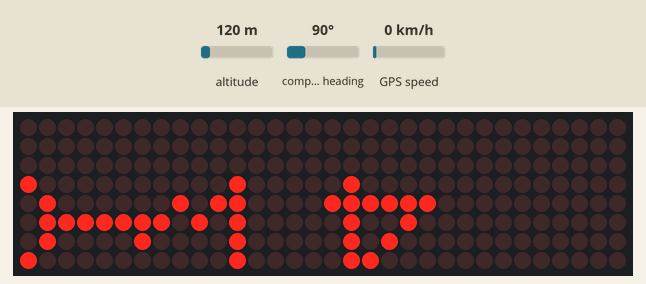
The sketch below on a simulated ESP8266 (NodeMCU). On the bench: 32×8 LED matrix. Wiring (inferred from the names in the program): 4 × MAX7219 LED driver (orientation assumed): data D8; clock D7; CS D6. The test bench sets the inputs (shaded band); at power-on: altitude 120 m, compass heading 90°, GPS speed 0 km/h. WiFi joins after 1.5 s; servers stay silent unless stated; the GPS gets a fix after 3 s at 37.7749, -122.4194 with 8 satellites; what the sketch prints to the serial monitor is not drawn.

Above: at 0.2 s.
At 1.9 s:
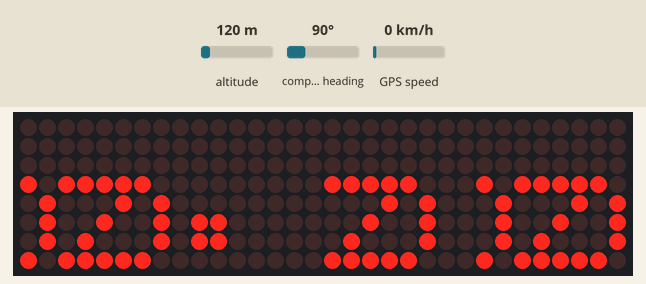
At 3.2 s:
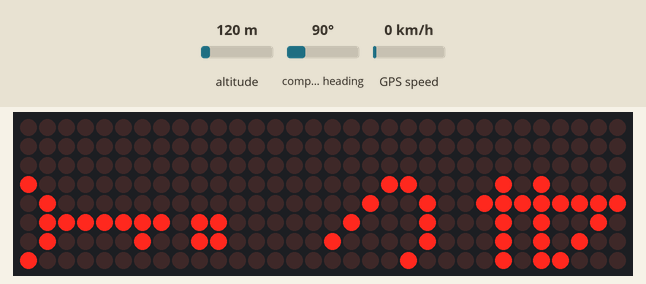

The sketch:

Arduino_ESP8266_GPS_MAX_7219_Green_LED_8x32_ver.4.ino
```cpp
#include <Ticker.h>
#include <TinyGPS++.h>
#include <SoftwareSerial.h>
#include <Timezone.h>
#include <TimeLib.h>
#include <ESP8266WiFi.h>
#include <NTPClient.h>
#include <WiFiUdp.h>
#include "display.h"
#include "gps_time.h"

static const uint8_t RX_PIN = 4;  // D2 - RX для GPS
static const uint8_t TX_PIN = 5;  // D1 - TX для GPS
static const uint32_t GPS_BAUD = 9600;

const char* ssid = "TP-Link_22DC";
const char* password = "Mar4enko2704";

TinyGPSPlus gps;
SoftwareSerial gpsSerial(RX_PIN, TX_PIN);
Ticker ticker;
WiFiUDP ntpUDP;
NTPClient timeClient(ntpUDP, "pool.ntp.org", 0, 10);

// Часовой пояс Киева (UTC+2 зимой, UTC+3 летом)
TimeChangeRule EEST = {"EEST", Last, Sun, Mar, 2, 180}; // Летнее время: UTC+3
TimeChangeRule EET = {"EET", Last, Sun, Oct, 3, 120};   // Зимнее время: UTC+2
Timezone tz(EEST, EET);

DateTimeStruct currentTime = {0, 0, 0, 1, 1, 0, 2023};
bool scrollEnabled = false;
uint8_t scrollPosX = 0;
bool wifiConnected = false;
char timeSource = 'M';
bool blinkState = true;
volatile bool tickerFlag50ms = false;
volatile bool tickerFlag1s = false;

void setup() {
  gpsSerial.begin(GPS_BAUD);
  Serial.begin(115200);
  Serial.println("Setup started...");

  displayInit();
  Serial.println("Display initialized");

  // Тест: отображаем "1234" на дисплее
  displayClear();
  displayChar('1', 0, 0);
  displayChar('2', 6, 0);
  displayChar('3', 12, 0);
  displayChar('4', 18, 0);
  displayRefresh();
  Serial.println("Displayed '1234' for test");

  connectToWiFi();
  Serial.println("WiFi connection attempted");

  if (wifiConnected) {
    Serial.println("Pinging pool.ntp.org...");
    IPAddress resolvedIP;
    if (WiFi.hostByName("pool.ntp.org", resolvedIP)) {
      Serial.print("DNS resolution successful: ");
      Serial.println(resolvedIP);
    } else {
      Serial.println("Failed to resolve pool.ntp.org");
    }
  }

  timeClient.begin();
  Serial.println("NTP client started");
  timeInit();
  Serial.println("Time initialized");

  ticker.attach(0.05, timerCallback);
  Serial.println("Ticker attached");
  Serial.println("Setup completed");
}

void loop() {
  static uint32_t lastUpdate = 0;
  static bool timeUpdated = false;
  static uint32_t lastDisplayUpdate = 0;

  Serial.println("Loop iteration started");

  if (millis() - lastUpdate > 3000) {
    Serial.println("Checking time update...");
    if (updateTimeFromGPS(gps, gpsSerial, currentTime)) {
      timeUpdated = true;
      timeSource = 'G';
    }
    else if (wifiConnected && updateTimeFromNTP(currentTime)) {
      timeUpdated = true;
      timeSource = 'N';
    }
    else {
      timeUpdated = false;
      timeSource = 'M';
      incrementTime(currentTime); // Увеличиваем время вручную
    }
    lastUpdate = millis();
    Serial.print("Current time: ");
    Serial.print(currentTime.hours); Serial.print(":");
    Serial.print(currentTime.minutes); Serial.print(":");
    Serial.println(currentTime.seconds);
    Serial.println("Time update checked");
  }

  if (tickerFlag50ms && (millis() - lastDisplayUpdate > 500)) {
    tickerFlag50ms = false;
    Serial.println("Ticker 50ms triggered");

    if (tickerFlag1s) {
      tickerFlag1s = false;
      if (!timeUpdated) {
        incrementTime(currentTime);
      }
      checkScrollTrigger(currentTime.seconds);
      blinkState = !blinkState;
      Serial.println("Ticker 1s triggered");
    }

    updateDisplayTime(currentTime);
    Serial.println("Display updated");

    if (scrollEnabled) {
      scrollPosX++;
      if (scrollPosX >= SCROLL_END_POS) {
        scrollEnabled = false;
        scrollPosX = 0;
      }
    }
    lastDisplayUpdate = millis();
  }
}

void connectToWiFi() {
  Serial.print("Connecting to ");
  Serial.println(ssid);
  WiFi.begin(ssid, password);

  uint8_t attempts = 0;
  while (WiFi.status() != WL_CONNECTED && attempts < 20) {
    delay(500);
    Serial.print(".");
    attempts++;
  }

  if (WiFi.status() == WL_CONNECTED) {
    wifiConnected = true;
    Serial.println("\nWiFi connected");
    Serial.print("IP address: ");
    Serial.println(WiFi.localIP());
  } else {
    wifiConnected = false;
    Serial.println("\nWiFi connection failed");
  }
}

void checkScrollTrigger(uint8_t seconds) {
  if (seconds == 45) {
    scrollEnabled = true;
  }
}

void timerCallback() {
  static uint8_t counter = 0;
  tickerFlag50ms = true;
  if (++counter >= 20) {
    tickerFlag1s = true;
    counter = 0;
  }
}
```

display.cpp
```cpp
#include "display.h"
#include "fonts.h"

uint8_t ledArray[NUM_MAX][8];

void displayInit() {
  pinMode(DIN_PIN, OUTPUT);
  pinMode(CS_PIN, OUTPUT);
  pinMode(CLK_PIN, OUTPUT);

  digitalWrite(CS_PIN, HIGH);
  sendCmdAll(CMD_SHUTDOWN, 1);    // Включить дисплей
  sendCmdAll(CMD_SCANLIMIT, 7);   // Отображать все 8 строк
  sendCmdAll(CMD_DECODEMODE, 0);  // Без декодирования (raw mode)
  sendCmdAll(CMD_INTENSITY, 15);  // Максимальная яркость
  displayClear();
}

void displayClear() {
  for (uint8_t i = 0; i < NUM_MAX; i++) {
    for (uint8_t j = 0; j < 8; j++) {
      ledArray[i][j] = 0;
    }
  }
  displayRefresh();
}

void displaySetBrightness(uint8_t level) {
  if (level > 15) level = 15;
  sendCmdAll(CMD_INTENSITY, level);
}

void displayChar(uint8_t ch, int8_t posX, int8_t posY, bool useFont2) {
  if (ch < 32 || ch > 127) return; // Проверка на допустимый символ
  uint8_t charIdx = ch - 32;
  const uint8_t* font = useFont2 ? font2[charIdx] : font1[charIdx];

  for (uint8_t i = 0; i < 8; i++) {
    int8_t arrayX = posX / 8;
    int8_t shiftX = posX % 8;
    if (arrayX >= 0 && arrayX < NUM_MAX) {
      // Поворот на 180°: инвертируем строки (7-i) и биты
      uint8_t originalByte = pgm_read_byte(&font[1 + (7 - i)]); // +1 из-за ширины
      uint8_t rotatedByte = 0;
      for (uint8_t k = 0; k < 8; k++) {
        if (originalByte & (1 << k)) {
          rotatedByte |= (1 << (7 - k)); // Инверсия битов
        }
      }
      if (shiftX >= 0) {
        ledArray[arrayX][i] |= (rotatedByte >> shiftX);
      }
      if (shiftX < 0 && arrayX > 0) {
        ledArray[arrayX - 1][i] |= (rotatedByte << -shiftX);
      }
    }
  }
}

void displayCharRus(uint8_t ch, int8_t posX, int8_t posY) {
  uint8_t charIdx = 0;
  if (ch >= 'А' && ch <= 'Я') charIdx = ch - 'А';
  else if (ch >= 'а' && ch <= 'я') charIdx = ch - 'а';
  else return;

  for (uint8_t i = 0; i < 8; i++) {
    int8_t arrayX = posX / 8;
    int8_t shiftX = posX % 8;
    if (arrayX >= 0 && arrayX < NUM_MAX) {
      // Поворот на 180°: инвертируем строки (7-i) и биты
      uint8_t originalByte = pgm_read_byte(&rusFont[charIdx][1 + (7 - i)]);
      uint8_t rotatedByte = 0;
      for (uint8_t k = 0; k < 8; k++) {
        if (originalByte & (1 << k)) {
          rotatedByte |= (1 << (7 - k)); // Инверсия битов
        }
      }
      if (shiftX >= 0) {
        ledArray[arrayX][i] |= (rotatedByte >> shiftX);
      }
      if (shiftX < 0 && arrayX > 0) {
        ledArray[arrayX - 1][i] |= (rotatedByte << -shiftX);
      }
    }
  }
}

void displayRefresh() {
  Serial.println("Refreshing display...");
  for (uint8_t i = 0; i < 8; i++) {
    digitalWrite(CS_PIN, LOW);
#ifdef REVERSE_VERTICAL
    for (uint8_t j = 0; j < NUM_MAX; j++) { // Слева направо
      shiftOut(DIN_PIN, CLK_PIN, MSBFIRST, CMD_DIGIT0 + i);
      shiftOut(DIN_PIN, CLK_PIN, LSBFIRST, ledArray[j][i]);
      Serial.print("Row "); Serial.print(i); Serial.print(", Module "); Serial.print(j);
      Serial.print(": "); Serial.println(ledArray[j][i], BIN);
    }
#else
    for (uint8_t j = NUM_MAX; j > 0; j--) { // Справа налево
      shiftOut(DIN_PIN, CLK_PIN, MSBFIRST, CMD_DIGIT0 + i);
      shiftOut(DIN_PIN, CLK_PIN, MSBFIRST, ledArray[j - 1][i]);
      Serial.print("Row "); Serial.print(i); Serial.print(", Module "); Serial.print(j - 1);
      Serial.print(": "); Serial.println(ledArray[j - 1][i], BIN);
    }
#endif
    digitalWrite(CS_PIN, HIGH);
  }
  Serial.println("Display refresh completed");
}

void renderDisplay(const DateTimeStruct& time, bool scroll, uint8_t scrollPos, char timeSource, bool blinkState) {
  displayClear();

  Serial.print("Rendering time: ");
  Serial.print(time.hours); Serial.print(":");
  Serial.print(time.minutes); Serial.print(":");
  Serial.println(time.seconds);

  // Отображаем время HH:MM:SS
  displayChar('0' + (time.hours / 10), 0, 0);
  displayChar('0' + (time.hours % 10), 6, 0);
  displayChar(':', 12, 0);
  displayChar('0' + (time.minutes / 10), 18, 0);
  displayChar('0' + (time.minutes % 10), 24, 0);
  displayChar('0' + (time.seconds / 10), 30, 0);
  displayChar('0' + (time.seconds % 10), 36, 0);

  // Отображаем источник времени
  if (!scroll && blinkState) {
    displayChar(timeSource, 42, 0);
  }

  // Прокрутка даты и дня недели
  if (scroll) {
    int16_t datePos = -scrollPos;
    for (uint8_t i = 0; i < 12 && pgm_read_byte(&weekdaysRus[time.weekday][i + 1]) != 0xFF; i++) {
      displayCharRus(pgm_read_byte(&weekdaysRus[time.weekday][i + 1]), datePos, 0);
      datePos -= 6;
    }
    displayChar('0' + (time.day / 10), datePos, 0);
    datePos -= 6;
    displayChar('0' + (time.day % 10), datePos, 0);
    datePos -= 6;
    for (uint8_t i = 0; i < 9 && pgm_read_byte(&monthsRus[time.month][i + 1]) != 0xFF; i++) {
      displayCharRus(pgm_read_byte(&monthsRus[time.month][i + 1]), datePos, 0);
      datePos -= 6;
    }
    String yearStr = String(time.year);
    for (uint8_t i = 0; i < 4; i++) {
      displayChar(yearStr[i], datePos, 0);
      datePos -= 6;
    }
  }

  displayRefresh();
}

void updateDisplayTime(const DateTimeStruct& time) {
  renderDisplay(time, scrollEnabled, scrollPosX, timeSource, blinkState);
}

void sendCmdAll(uint8_t cmd, uint8_t data) {
  digitalWrite(CS_PIN, LOW);
  for (uint8_t i = 0; i < NUM_MAX; i++) {
    shiftOut(DIN_PIN, CLK_PIN, MSBFIRST, cmd);
    shiftOut(DIN_PIN, CLK_PIN, MSBFIRST, data);
  }
  digitalWrite(CS_PIN, HIGH);
}
```

display.h
```cpp
#ifndef DISPLAY_H
#define DISPLAY_H

#include <Arduino.h>

#define NUM_MAX 4
#define DIN_PIN D8 // 15
#define CS_PIN  D6 // 12
#define CLK_PIN D7 // 13
#define SCROLL_END_POS 183

#define CMD_NOOP        0
#define CMD_DIGIT0      1
#define CMD_DECODEMODE  9
#define CMD_INTENSITY   10
#define CMD_SCANLIMIT   11
#define CMD_SHUTDOWN    12
#define CMD_DISPLAYTEST 15

#define REVERSE_VERTICAL

struct DateTimeStruct {
  uint8_t seconds, minutes, hours;
  uint8_t day, month, weekday;
  uint16_t year;
};

void displayInit();
void displayClear();
void displaySetBrightness(uint8_t level);
void displayChar(uint8_t ch, int8_t posX, int8_t posY, bool useFont2 = false);
void displayCharRus(uint8_t ch, int8_t posX, int8_t posY);
void displayRefresh();
void renderDisplay(const DateTimeStruct& time, bool scroll, uint8_t scrollPos, char timeSource, bool blinkState);
void updateDisplayTime(const DateTimeStruct& time);
void sendCmdAll(uint8_t cmd, uint8_t data);

extern uint8_t ledArray[NUM_MAX][8];
extern const uint8_t font1[96][9];
extern const uint8_t font2[96][9];
extern const uint8_t rusFont[34][9];
extern const uint8_t monthsRus[13][9];
extern const uint8_t weekdaysRus[8][12];

extern volatile bool tickerFlag50ms;
extern volatile bool tickerFlag1s;
extern bool scrollEnabled;
extern uint8_t scrollPosX;
extern char timeSource;
extern bool blinkState;

#endif
```

gps_time.cpp
```cpp
#include "gps_time.h"

extern WiFiUDP ntpUDP; // Объявляем внешний объект из main.ino
extern NTPClient timeClient;
extern Timezone tz; // Объявляем как extern

void timeInit() {
  // Инициализация начального времени, если нужно
}

// Вспомогательная функция для вычисления дня недели (0 = Воскресенье, 6 = Суббота)
uint8_t calculateDayOfWeek(uint16_t year, uint8_t month, uint8_t day) {
  if (month < 3) {
    month += 12;
    year--;
  }
  uint16_t k = day;
  uint16_t m = month;
  uint16_t D = year % 100;
  uint16_t C = year / 100;
  uint16_t f = k + ((13 * (m + 1)) / 5) + D + (D / 4) + (C / 4) - (2 * C);
  return (f + 6) % 7; // Сдвиг, чтобы 0 = Воскресенье
}

bool updateTimeFromGPS(TinyGPSPlus& gps, SoftwareSerial& gpsSerial, DateTimeStruct& time) {
  while (gpsSerial.available() > 0) {
    if (gps.encode(gpsSerial.read())) {
      if (gps.time.isValid() && gps.date.isValid()) {
        time.hours = gps.time.hour();
        time.minutes = gps.time.minute();
        time.seconds = gps.time.second();
        time.day = gps.date.day();
        time.month = gps.date.month();
        time.year = gps.date.year();
        time.weekday = calculateDayOfWeek(time.year, time.month, time.day); // Вычисляем день недели
        return true;
      }
    }
  }
  return false;
}

bool updateTimeFromNTP(DateTimeStruct& time) {
  if (!wifiConnected) {
    Serial.println("No WiFi connection for NTP");
    return false;
  }

  Serial.println("Attempting NTP sync...");
  if (!timeClient.update()) {
    Serial.println("NTP update failed");
    return false;
  }

  unsigned long epochTime = timeClient.getEpochTime();
  if (epochTime < 946684800) { // Проверка на валидность (позже 2000 года)
    Serial.println("Invalid NTP time received");
    return false;
  }

  time_t rawtime = (time_t)epochTime;
  struct tm* ti = localtime(&rawtime);
  if (ti == nullptr) {
    Serial.println("Failed to convert NTP time");
    return false;
  }

  time.hours = ti->tm_hour;
  time.minutes = ti->tm_min;
  time.seconds = ti->tm_sec;
  time.day = ti->tm_mday;
  time.month = ti->tm_mon + 1;
  time.year = ti->tm_year + 1900;
  time.weekday = ti->tm_wday;

  Serial.print("NTP sync successful: ");
  Serial.print(time.hours); Serial.print(":");
  Serial.print(time.minutes); Serial.print(":");
  Serial.println(time.seconds);
  return true;
}

void incrementTime(DateTimeStruct& time) {
  time.seconds++;
  if (time.seconds >= 60) {
    time.seconds = 0;
    time.minutes++;
    if (time.minutes >= 60) {
      time.minutes = 0;
      time.hours++;
      if (time.hours >= 24) {
        time.hours = 0;
        time.day++;
        time.weekday = (time.weekday + 1) % 7;
        // Упрощенная логика для месяца/года
        if (time.day > 31) {
          time.day = 1;
          time.month++;
          if (time.month > 12) {
            time.month = 1;
            time.year++;
          }
        }
      }
    }
  }
}
```

gps_time.h
```cpp
#ifndef GPS_TIME_H
#define GPS_TIME_H

#include <TinyGPS++.h>
#include <SoftwareSerial.h>
#include <Timezone.h>
#include <NTPClient.h>
#include <WiFiUdp.h>
#include "display.h" // Подключаем для DateTimeStruct

void timeInit();
bool updateTimeFromGPS(TinyGPSPlus& gps, SoftwareSerial& gpsSerial, DateTimeStruct& time);
bool updateTimeFromNTP(DateTimeStruct& time);
void incrementTime(DateTimeStruct& time);
uint8_t calculateDayOfWeek(uint16_t year, uint8_t month, uint8_t day); // Добавляем прототип

extern Timezone tz;
extern bool wifiConnected;

#endif
```

Source omitted: fonts.h (data table, 9928 bytes)

Measured:
- what the display in image 1 shows lasts 1.2 s, from 1.9 s to 3.1 s
- what the display in image 2 shows lasts 9.5 s, from 3.1 s to 12.6 s
